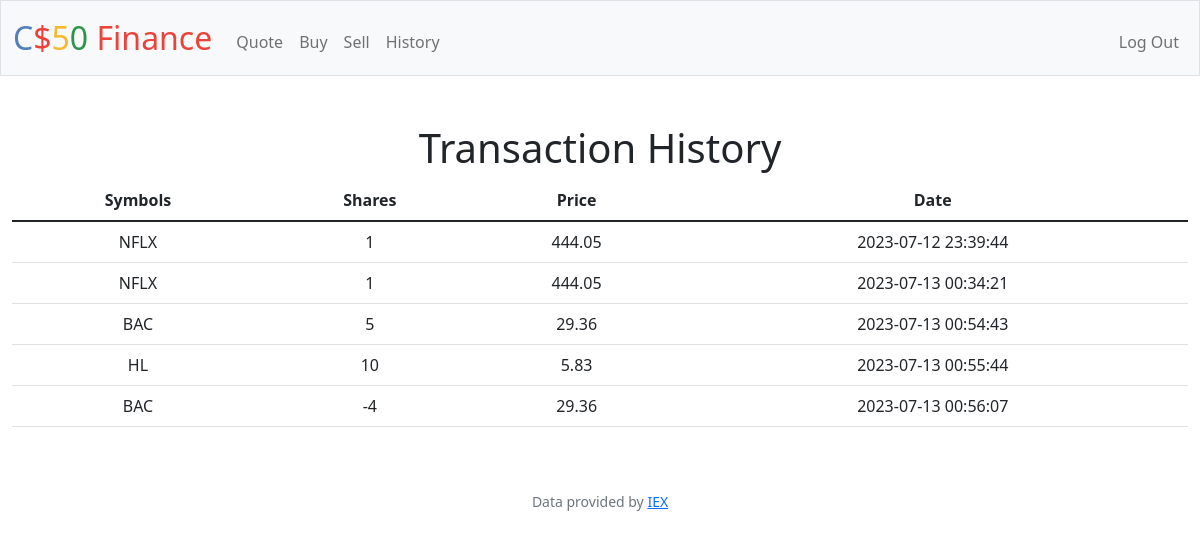
The app's page /history (signed in) with its own data.
### tables this page shows
CREATE TABLE transactions (
    id INTEGER PRIMARY KEY AUTOINCREMENT,
    user_id INTEGER,
    symbol TEXT,
    shares INTEGER,
    price REAL,
    date TIMESTAMP
);

### app.py (the view)
@app.route("/history")
@login_required
def history():
    user_id = session["user_id"]
    transactions_db = db.execute("SELECT * FROM transactions WHERE user_id = :id", id=user_id)
    return render_template("history.html", transactions = transactions_db)

### app.py (called while the page is built)
@app.after_request
def after_request(response):
    response.headers["Cache-Control"] = "no-cache, no-store, must-revalidate"
    response.headers["Expires"] = 0
    response.headers["Pragma"] = "no-cache"
    return response

### helpers.py (called while the page is built)
def login_required(f):
    @wraps(f)
    def decorated_function(*args, **kwargs):
        if session.get("user_id") is None:
            return redirect("/login")
        return f(*args, **kwargs)
    return decorated_function

### templates/history.html (shortened to what this page needs)
{% extends "layout.html" %}
{% block main %}
<h1>Transaction History </h1>
<table class="table">
    <thead>
      <tr>
        <th scope="col">Symbols</th>
        <th scope="col">Shares</th>
        <th scope="col">Price</th>
        <th scope="col">Date</th>
      </tr>
    </thead>
    <tbody>
        {% for row in transactions %}
      <tr>
        <td>{{ row["symbol"] }}</td>
        <td>{{ row["shares"] }}</td>
        <td>{{ row["price"] }}</td>
        <td>{{ row["date"] }}</td>
      </tr>
         {% endfor %}
    </tbody>
  </table>
{% endblock %}

### templates/layout.html (shortened to what this page needs)
<!DOCTYPE html>
<html lang="en">
    <head>
        <link href="https://cdn.jsdelivr.net/npm/bootstrap@5.1.3/dist/css/bootstrap.min.css" rel="stylesheet">
        <link href="/static/styles.css" rel="stylesheet">
        <link href="https://cdn.jsdelivr.net/npm/bootstrap@5.2.3/dist/css/bootstrap.min.css" rel="stylesheet">
    </head>
    <body>
        <nav class="bg-light border navbar navbar-expand-md navbar-light">
            <div class="container-fluid">
                <a class="navbar-brand" href="/"><span class="blue">C</span><span class="red">$</span><span class="yellow">5</span><span class="green">0</span> <span class="red">Finance</span></a>
                <div class="collapse navbar-collapse" id="navbar">
                    {% if session["user_id"] %}
                        <ul class="navbar-nav me-auto mt-2">
                            <li class="nav-item"><a class="nav-link" href="/quote">Quote</a></li>
                            <li class="nav-item"><a class="nav-link" href="/buy">Buy</a></li>
                            <li class="nav-item"><a class="nav-link" href="/sell">Sell</a></li>
                            <li class="nav-item"><a class="nav-link" href="/history">History</a></li>
                        </ul>
                        <ul class="navbar-nav ms-auto mt-2">
                            <li class="nav-item"><a class="nav-link" href="/logout">Log Out</a></li>
                        </ul>
                    {% else %}
                        <ul class="navbar-nav ms-auto mt-2">
                            <li class="nav-item"><a class="nav-link" href="/register">Register</a></li>
                            <li class="nav-item"><a class="nav-link" href="/login">Log In</a></li>
                        </ul>
                    {% endif %}
                </div>
            </div>
        </nav>
        <main class="container-fluid py-5 text-center">
            {% block main %}{% endblock %}
        </main>
        <footer class="mb-5 small text-center text-muted">
            Data provided by <a href="https://iexcloud.io/">IEX</a>
        </footer>
    </body>
</html>

### static/styles.css (style rules this page uses)
nav .navbar-brand { font-size: xx-large; }
nav .navbar-brand .blue { color: #537fbe; }
nav .navbar-brand .red { color: #ea433b; }
nav .navbar-brand .yellow { color: #f5b82e; }
nav .navbar-brand .green { color: #2e944b; }

### records on screen
transactions: symbol "NFLX", shares "1", price "444.05", date "2023-07-12 23:39:44"
transactions: symbol "NFLX", shares "1", price "444.05", date "2023-07-13 00:34:21"
transactions: symbol "BAC", shares "5", price "29.36", date "2023-07-13 00:54:43"
transactions: symbol "HL", shares "10", price "5.83", date "2023-07-13 00:55:44"
transactions: symbol "BAC", shares "-4", price "29.36", date "2023-07-13 00:56:07"
